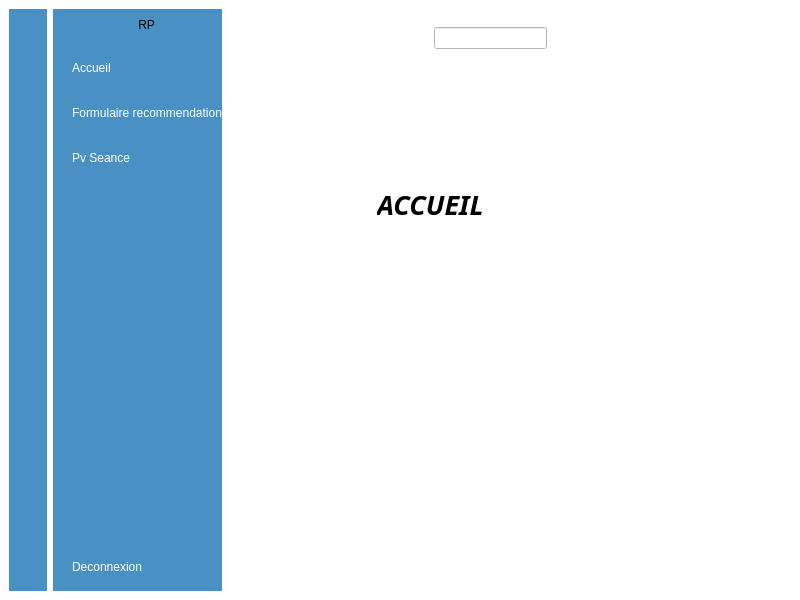
<?xml version="1.0" encoding="UTF-8"?>
<ui version="4.0">
 <class>MainWindow</class>
 <widget class="QMainWindow" name="MainWindow">
  <property name="geometry">
   <rect>
    <x>0</x>
    <y>0</y>
    <width>800</width>
    <height>600</height>
   </rect>
  </property>
  <property name="windowTitle">
   <string>MainWindow</string>
  </property>
  <property name="styleSheet">
   <string notr="true">background-color: rgb(255, 255, 255);
</string>
  </property>
  <widget class="QWidget" name="centralwidget">
   <layout class="QGridLayout" name="gridLayout">
    <item row="0" column="1">
     <widget class="QWidget" name="icon_name_widget" native="true">
      <property name="maximumSize">
       <size>
        <width>200</width>
        <height>16777215</height>
       </size>
      </property>
      <property name="styleSheet">
       <string notr="true">QWidget{
	background-color: rgb(73, 144, 196);
}

QPushButton{
	text-align:left;
	color: white;
	height: 30px;
	border:none;
	font-family: &quot;Comic Sans MS&quot;, cursive, sans-serif; 
	font-size: 12px;   /* Choisissez la taille de police de votre choix */
	padding-left:10px;
	border-top-left-radius:10px;
	border-bottom-left-radius:10px;
}

QPushButton:checked{
	background-color: #F5FAFE;
	color: #1F95EF;
	font-weight:bold;
}</string>
      </property>
      <layout class="QVBoxLayout" name="verticalLayout_16">
       <property name="rightMargin">
        <number>0</number>
       </property>
       <item>
        <layout class="QHBoxLayout" name="horizontalLayout_12">
         <property name="rightMargin">
          <number>20</number>
         </property>
         <item>
          <widget class="QLabel" name="label_37">
           <property name="styleSheet">
            <string notr="true">image: url(:/logo pers.jpeg);</string>
           </property>
           <property name="text">
            <string/>
           </property>
          </widget>
         </item>
         <item>
          <widget class="QLabel" name="label_38">
           <property name="text">
            <string> RP</string>
           </property>
          </widget>
         </item>
        </layout>
       </item>
       <item>
        <layout class="QVBoxLayout" name="verticalLayout_17">
         <property name="spacing">
          <number>15</number>
         </property>
         <property name="topMargin">
          <number>15</number>
         </property>
         <item>
          <widget class="QPushButton" name="Accueil_9">
           <property name="text">
            <string>Accueil</string>
           </property>
           <property name="icon">
            <iconset>
             <normaloff>Images/page-accueil.png</normaloff>Images/page-accueil.png</iconset>
           </property>
           <property name="checkable">
            <bool>true</bool>
           </property>
           <property name="autoExclusive">
            <bool>true</bool>
           </property>
          </widget>
         </item>
         <item>
          <widget class="QPushButton" name="Cahier_7">
           <property name="text">
            <string>Formulaire recommendation</string>
           </property>
           <property name="icon">
            <iconset>
             <normaloff>Images/cahier-de-texte.png</normaloff>Images/cahier-de-texte.png</iconset>
           </property>
           <property name="checkable">
            <bool>true</bool>
           </property>
           <property name="autoExclusive">
            <bool>true</bool>
           </property>
          </widget>
         </item>
         <item>
          <widget class="QPushButton" name="Conformite_9">
           <property name="text">
            <string>Pv Seance</string>
           </property>
           <property name="icon">
            <iconset>
             <normaloff>Images/conformite.png</normaloff>Images/conformite.png</iconset>
           </property>
           <property name="checkable">
            <bool>true</bool>
           </property>
           <property name="autoExclusive">
            <bool>true</bool>
           </property>
          </widget>
         </item>
        </layout>
       </item>
       <item>
        <spacer name="verticalSpacer_7">
         <property name="orientation">
          <enum>Qt::Vertical</enum>
         </property>
         <property name="sizeHint" stdset="0">
          <size>
           <width>18</width>
           <height>6</height>
          </size>
         </property>
        </spacer>
       </item>
       <item>
        <widget class="QPushButton" name="pushButton_28">
         <property name="text">
          <string>Deconnexion</string>
         </property>
         <property name="icon">
          <iconset>
           <normaloff>Images/sortir.png</normaloff>Images/sortir.png</iconset>
         </property>
         <property name="checkable">
          <bool>true</bool>
         </property>
        </widget>
       </item>
      </layout>
     </widget>
    </item>
    <item row="0" column="2">
     <widget class="QWidget" name="main_menu" native="true">
      <layout class="QVBoxLayout" name="verticalLayout_20">
       <item>
        <widget class="QWidget" name="header_4" native="true">
         <property name="maximumSize">
          <size>
           <width>16777215</width>
           <height>16777215</height>
          </size>
         </property>
         <layout class="QHBoxLayout" name="horizontalLayout_13">
          <item>
           <widget class="QPushButton" name="menu_4">
            <property name="styleSheet">
             <string notr="true">border: none;
</string>
            </property>
            <property name="text">
             <string/>
            </property>
            <property name="icon">
             <iconset>
              <normaloff>Images/barre-de-menu.png</normaloff>Images/barre-de-menu.png</iconset>
            </property>
            <property name="iconSize">
             <size>
              <width>30</width>
              <height>30</height>
             </size>
            </property>
            <property name="checkable">
             <bool>true</bool>
            </property>
           </widget>
          </item>
          <item>
           <spacer name="horizontalSpacer_7">
            <property name="orientation">
             <enum>Qt::Horizontal</enum>
            </property>
            <property name="sizeHint" stdset="0">
             <size>
              <width>138</width>
              <height>20</height>
             </size>
            </property>
           </spacer>
          </item>
          <item>
           <layout class="QHBoxLayout" name="horizontalLayout_14">
            <item>
             <widget class="QLineEdit" name="lineEdit_4"/>
            </item>
            <item>
             <widget class="QPushButton" name="pushButton_35">
              <property name="styleSheet">
               <string notr="true">	border:none;

</string>
              </property>
              <property name="text">
               <string/>
              </property>
              <property name="icon">
               <iconset>
                <normaloff>Images/loupe.png</normaloff>Images/loupe.png</iconset>
              </property>
              <property name="iconSize">
               <size>
                <width>20</width>
                <height>20</height>
               </size>
              </property>
             </widget>
            </item>
           </layout>
          </item>
          <item>
           <spacer name="horizontalSpacer_8">
            <property name="orientation">
             <enum>Qt::Horizontal</enum>
            </property>
            <property name="sizeHint" stdset="0">
             <size>
              <width>137</width>
              <height>20</height>
             </size>
            </property>
           </spacer>
          </item>
          <item>
           <widget class="QPushButton" name="pushButton_36">
            <property name="styleSheet">
             <string notr="true">border: none;

</string>
            </property>
            <property name="text">
             <string/>
            </property>
            <property name="icon">
             <iconset>
              <normaloff>Images/profil.png</normaloff>Images/profil.png</iconset>
            </property>
            <property name="iconSize">
             <size>
              <width>30</width>
              <height>20</height>
             </size>
            </property>
           </widget>
          </item>
         </layout>
        </widget>
       </item>
       <item>
        <widget class="QStackedWidget" name="stackedWidget_4">
         <property name="styleSheet">
          <string notr="true">background-color: rgb(255, 255, 255);</string>
         </property>
         <widget class="QWidget" name="Accueil_11">
          <widget class="QLabel" name="label_40">
           <property name="geometry">
            <rect>
             <x>140</x>
             <y>120</y>
             <width>161</width>
             <height>41</height>
            </rect>
           </property>
           <property name="font">
            <font>
             <family>MS Gothic</family>
             <pointsize>20</pointsize>
             <italic>true</italic>
             <bold>true</bold>
            </font>
           </property>
           <property name="text">
            <string>ACCUEIL</string>
           </property>
          </widget>
         </widget>
         <widget class="QWidget" name="Conformite_11">
          <widget class="QLabel" name="label_41">
           <property name="geometry">
            <rect>
             <x>90</x>
             <y>110</y>
             <width>251</width>
             <height>41</height>
            </rect>
           </property>
           <property name="font">
            <font>
             <family>MS Gothic</family>
             <pointsize>20</pointsize>
             <italic>true</italic>
             <bold>true</bold>
            </font>
           </property>
           <property name="text">
            <string>CONFORMITE COURS</string>
           </property>
          </widget>
         </widget>
         <widget class="QWidget" name="Deroulementprogramme_4">
          <widget class="QLabel" name="label_42">
           <property name="geometry">
            <rect>
             <x>60</x>
             <y>120</y>
             <width>321</width>
             <height>41</height>
            </rect>
           </property>
           <property name="font">
            <font>
             <family>MS Gothic</family>
             <pointsize>20</pointsize>
             <italic>true</italic>
             <bold>true</bold>
            </font>
           </property>
           <property name="text">
            <string>DEROULMENT PROGRAMMES</string>
           </property>
          </widget>
         </widget>
         <widget class="QWidget" name="FichesEvaluation_4">
          <widget class="QLabel" name="label_43">
           <property name="geometry">
            <rect>
             <x>120</x>
             <y>160</y>
             <width>331</width>
             <height>41</height>
            </rect>
           </property>
           <property name="font">
            <font>
             <family>MS Gothic</family>
             <pointsize>20</pointsize>
             <italic>true</italic>
             <bold>true</bold>
            </font>
           </property>
           <property name="text">
            <string>FICHES D' EVALUATION</string>
           </property>
          </widget>
         </widget>
         <widget class="QWidget" name="AvisEtudiants_4">
          <widget class="QLabel" name="label_44">
           <property name="geometry">
            <rect>
             <x>140</x>
             <y>150</y>
             <width>251</width>
             <height>41</height>
            </rect>
           </property>
           <property name="font">
            <font>
             <family>MS Gothic</family>
             <pointsize>20</pointsize>
             <italic>true</italic>
             <bold>true</bold>
            </font>
           </property>
           <property name="text">
            <string>AVIS ETUDIANTS</string>
           </property>
          </widget>
         </widget>
         <widget class="QWidget" name="RapportMensuel_4">
          <widget class="QLabel" name="label_45">
           <property name="geometry">
            <rect>
             <x>150</x>
             <y>140</y>
             <width>261</width>
             <height>41</height>
            </rect>
           </property>
           <property name="font">
            <font>
             <family>MS Gothic</family>
             <pointsize>20</pointsize>
             <italic>true</italic>
             <bold>true</bold>
            </font>
           </property>
           <property name="text">
            <string>RAPPORT MENSUEL</string>
           </property>
          </widget>
         </widget>
         <widget class="QWidget" name="Rattrapagecours_4">
          <widget class="QLabel" name="label_46">
           <property name="geometry">
            <rect>
             <x>140</x>
             <y>150</y>
             <width>321</width>
             <height>41</height>
            </rect>
           </property>
           <property name="font">
            <font>
             <family>MS Gothic</family>
             <pointsize>20</pointsize>
             <italic>true</italic>
             <bold>true</bold>
            </font>
           </property>
           <property name="text">
            <string>RATTRAPAGE DES COURS</string>
           </property>
          </widget>
         </widget>
         <widget class="QWidget" name="Effectivite_11">
          <widget class="QLabel" name="label_47">
           <property name="geometry">
            <rect>
             <x>20</x>
             <y>160</y>
             <width>511</width>
             <height>41</height>
            </rect>
           </property>
           <property name="font">
            <font>
             <family>MS Gothic</family>
             <pointsize>20</pointsize>
             <italic>true</italic>
             <bold>true</bold>
            </font>
           </property>
           <property name="text">
            <string>EFFECTIVITE DES ENSEIGNEMENTS</string>
           </property>
          </widget>
         </widget>
         <widget class="QWidget" name="Cahierdetexte_4">
          <widget class="QLabel" name="label_48">
           <property name="geometry">
            <rect>
             <x>160</x>
             <y>100</y>
             <width>251</width>
             <height>41</height>
            </rect>
           </property>
           <property name="font">
            <font>
             <family>MS Gothic</family>
             <pointsize>20</pointsize>
             <italic>true</italic>
             <bold>true</bold>
            </font>
           </property>
           <property name="text">
            <string>CAHIER DE TEXTE</string>
           </property>
          </widget>
         </widget>
        </widget>
       </item>
      </layout>
     </widget>
    </item>
    <item row="0" column="0">
     <widget class="QWidget" name="icon_only_widget" native="true">
      <property name="maximumSize">
       <size>
        <width>60</width>
        <height>16777215</height>
       </size>
      </property>
      <property name="styleSheet">
       <string notr="true">QWidget{
	background-color: rgb(73, 144, 196);
}

QPushButton{
	color:white;
	height: 30px;
	border:none;
	border-radius:10px;
}

QPushButton:checked{
	background-color: #F5FAFE;
	color: #1F95EF;
	font-weight:bold;
}</string>
      </property>
      <layout class="QVBoxLayout" name="verticalLayout_18">
       <property name="spacing">
        <number>15</number>
       </property>
       <property name="leftMargin">
        <number>0</number>
       </property>
       <property name="topMargin">
        <number>0</number>
       </property>
       <property name="rightMargin">
        <number>0</number>
       </property>
       <item>
        <widget class="QLabel" name="label_39">
         <property name="styleSheet">
          <string notr="true">image: url(:/logo pers.jpeg);</string>
         </property>
         <property name="text">
          <string/>
         </property>
        </widget>
       </item>
       <item>
        <layout class="QVBoxLayout" name="verticalLayout_19">
         <property name="spacing">
          <number>15</number>
         </property>
         <property name="topMargin">
          <number>15</number>
         </property>
         <item>
          <widget class="QPushButton" name="Accueil_10">
           <property name="styleSheet">
            <string notr="true">QPushButton:checked{
	background-color: #F5FAFE;
	color: #1F95EF;
	font-weight:bold;
}</string>
           </property>
           <property name="text">
            <string/>
           </property>
           <property name="icon">
            <iconset>
             <normaloff>Images/page-accueil.png</normaloff>Images/page-accueil.png</iconset>
           </property>
           <property name="checkable">
            <bool>true</bool>
           </property>
           <property name="autoExclusive">
            <bool>true</bool>
           </property>
          </widget>
         </item>
         <item>
          <widget class="QPushButton" name="Cahier_8">
           <property name="styleSheet">
            <string notr="true">text-align:center;</string>
           </property>
           <property name="text">
            <string/>
           </property>
           <property name="icon">
            <iconset>
             <normaloff>Images/cahier-de-texte.png</normaloff>Images/cahier-de-texte.png</iconset>
           </property>
           <property name="checkable">
            <bool>true</bool>
           </property>
           <property name="autoExclusive">
            <bool>true</bool>
           </property>
          </widget>
         </item>
         <item>
          <widget class="QPushButton" name="Conformite_10">
           <property name="styleSheet">
            <string notr="true">text-align:center;</string>
           </property>
           <property name="text">
            <string/>
           </property>
           <property name="icon">
            <iconset>
             <normaloff>Images/conformite.png</normaloff>Images/conformite.png</iconset>
           </property>
           <property name="checkable">
            <bool>true</bool>
           </property>
           <property name="autoExclusive">
            <bool>true</bool>
           </property>
          </widget>
         </item>
         <item>
          <spacer name="verticalSpacer_8">
           <property name="orientation">
            <enum>Qt::Vertical</enum>
           </property>
           <property name="sizeHint" stdset="0">
            <size>
             <width>38</width>
             <height>68</height>
            </size>
           </property>
          </spacer>
         </item>
        </layout>
       </item>
       <item>
        <widget class="QPushButton" name="pushButton_12">
         <property name="styleSheet">
          <string notr="true">text-align:center;
</string>
         </property>
         <property name="text">
          <string/>
         </property>
         <property name="icon">
          <iconset>
           <normaloff>Images/sortir.png</normaloff>Images/sortir.png</iconset>
         </property>
         <property name="checkable">
          <bool>true</bool>
         </property>
        </widget>
       </item>
      </layout>
     </widget>
    </item>
   </layout>
  </widget>
 </widget>
 <resources/>
 <connections>
  <connection>
   <sender>menu_4</sender>
   <signal>toggled(bool)</signal>
   <receiver>icon_only_widget</receiver>
   <slot>setHidden(bool)</slot>
   <hints>
    <hint type="sourcelabel">
     <x>274</x>
     <y>38</y>
    </hint>
    <hint type="destinationlabel">
     <x>48</x>
     <y>316</y>
    </hint>
   </hints>
  </connection>
  <connection>
   <sender>menu_4</sender>
   <signal>toggled(bool)</signal>
   <receiver>icon_name_widget</receiver>
   <slot>setVisible(bool)</slot>
   <hints>
    <hint type="sourcelabel">
     <x>288</x>
     <y>38</y>
    </hint>
    <hint type="destinationlabel">
     <x>233</x>
     <y>235</y>
    </hint>
   </hints>
  </connection>
  <connection>
   <sender>Cahier_7</sender>
   <signal>toggled(bool)</signal>
   <receiver>Cahier_8</receiver>
   <slot>setChecked(bool)</slot>
   <hints>
    <hint type="sourcelabel">
     <x>66</x>
     <y>107</y>
    </hint>
    <hint type="destinationlabel">
     <x>39</x>
     <y>109</y>
    </hint>
   </hints>
  </connection>
  <connection>
   <sender>Accueil_10</sender>
   <signal>toggled(bool)</signal>
   <receiver>Accueil_9</receiver>
   <slot>setChecked(bool)</slot>
   <hints>
    <hint type="sourcelabel">
     <x>44</x>
     <y>80</y>
    </hint>
    <hint type="destinationlabel">
     <x>75</x>
     <y>81</y>
    </hint>
   </hints>
  </connection>
  <connection>
   <sender>Cahier_8</sender>
   <signal>toggled(bool)</signal>
   <receiver>Cahier_7</receiver>
   <slot>setChecked(bool)</slot>
   <hints>
    <hint type="sourcelabel">
     <x>42</x>
     <y>121</y>
    </hint>
    <hint type="destinationlabel">
     <x>77</x>
     <y>122</y>
    </hint>
   </hints>
  </connection>
  <connection>
   <sender>Accueil_9</sender>
   <signal>toggled(bool)</signal>
   <receiver>Accueil_10</receiver>
   <slot>setChecked(bool)</slot>
   <hints>
    <hint type="sourcelabel">
     <x>69</x>
     <y>68</y>
    </hint>
    <hint type="destinationlabel">
     <x>38</x>
     <y>71</y>
    </hint>
   </hints>
  </connection>
 </connections>
</ui>
